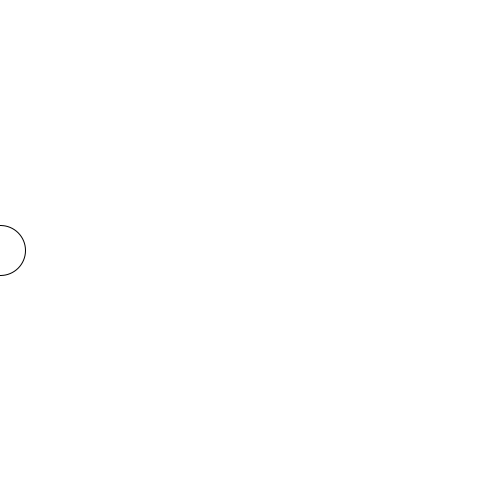
Frame 1 (no input)
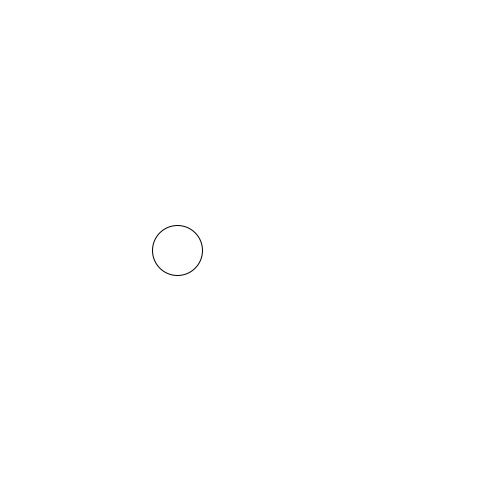
Frame 60 (the mouse pressed at the canvas centre just before this capture)
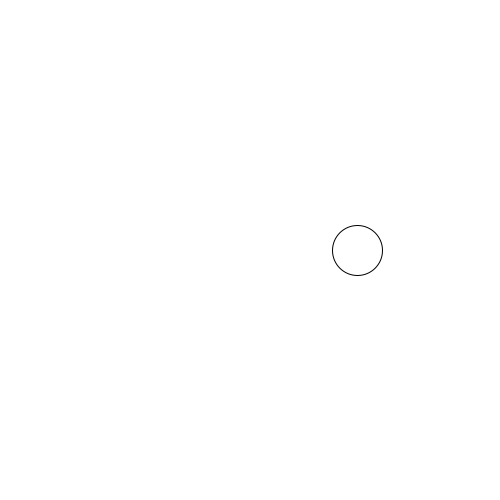
Frame 120 (the mouse held since frame 60 and released just before this capture)

The Processing sketch that drew these frames (run headless with seeded random() and noise(); from frame 60 on, the mouse is pressed at the canvas centre):

// Processing sketch: E09_Modulo
// ── E09_Modulo.pde
int x = 0;

void setup() {
  size(500, 500);
}

void draw() {
  background(255);
  fill(255);
  stroke(0);
  
  ellipse(x, height / 2, 50, 50);
  
  x += 3;
  x %= width;
}
